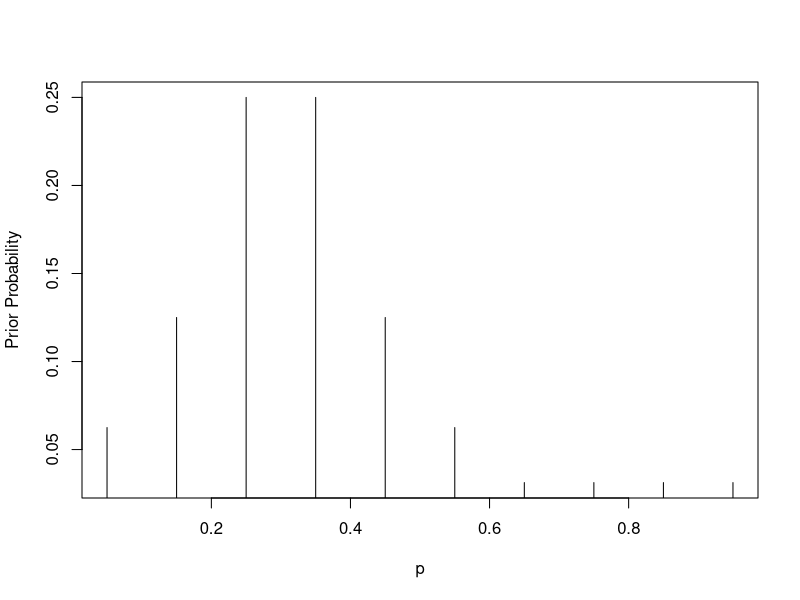
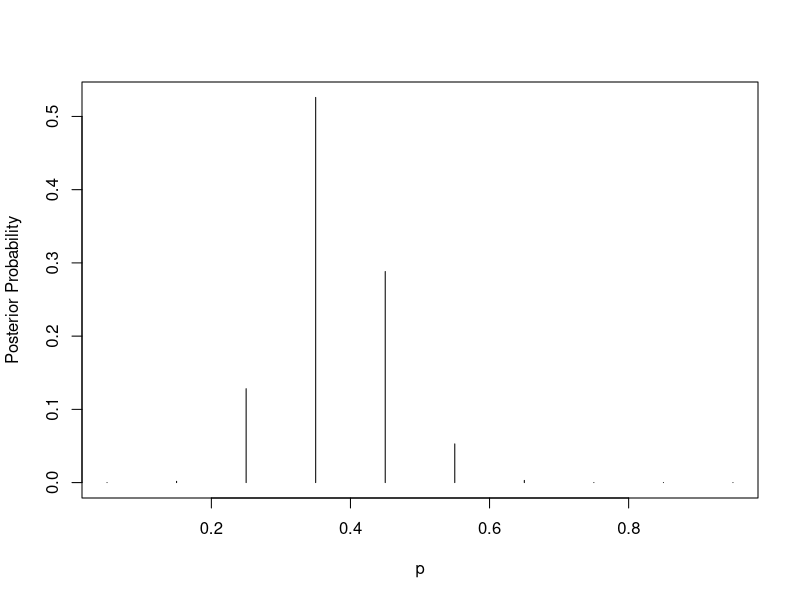
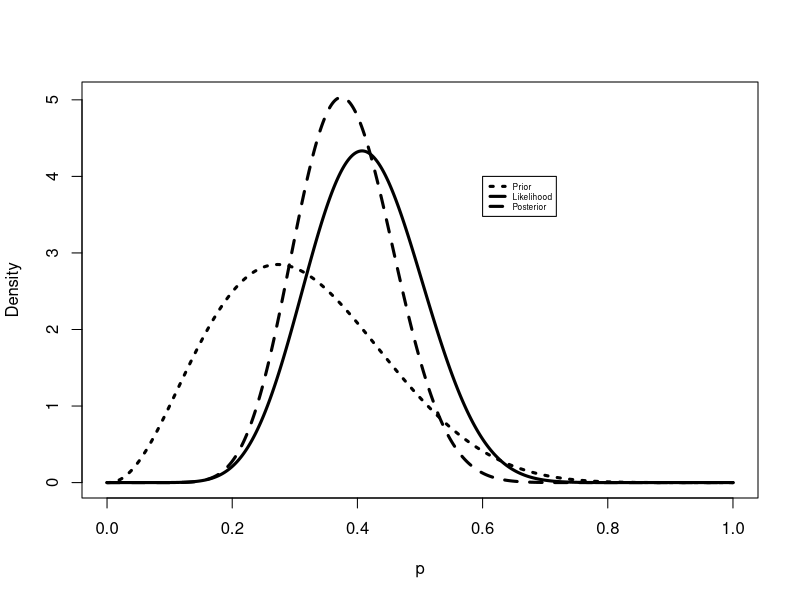
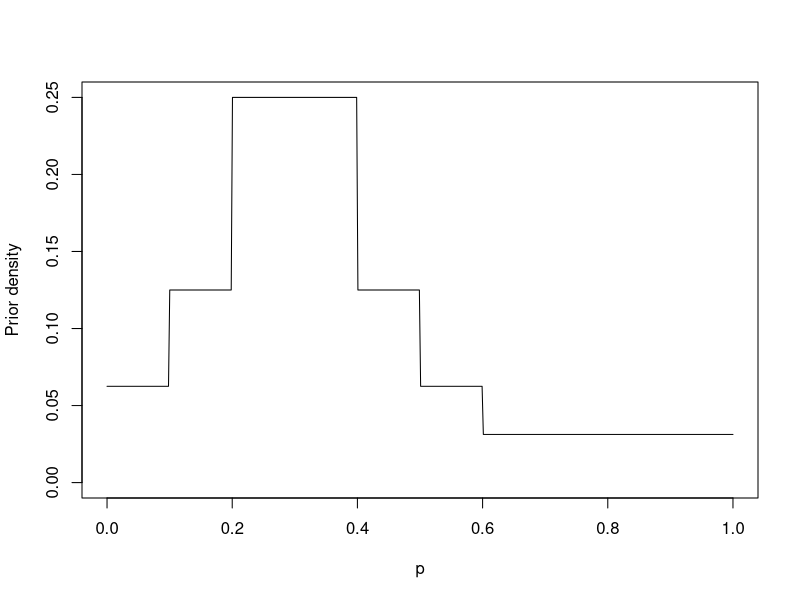
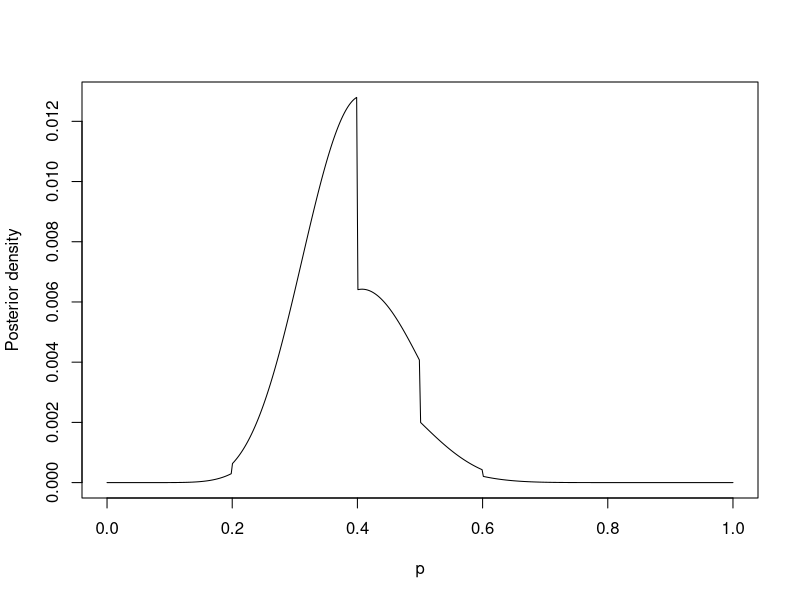
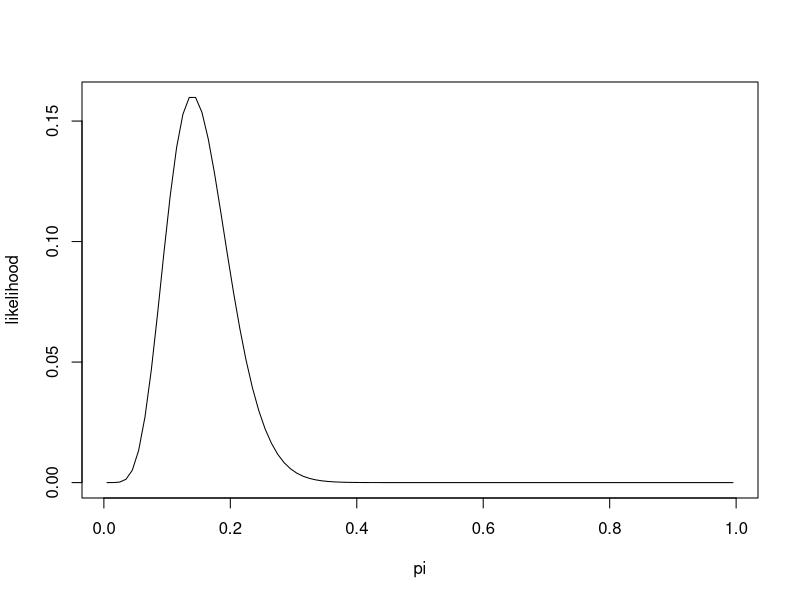
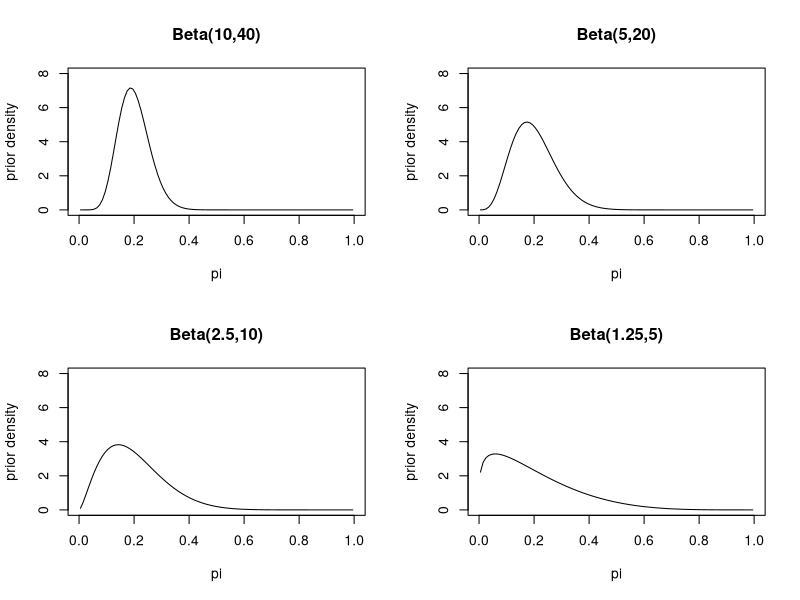
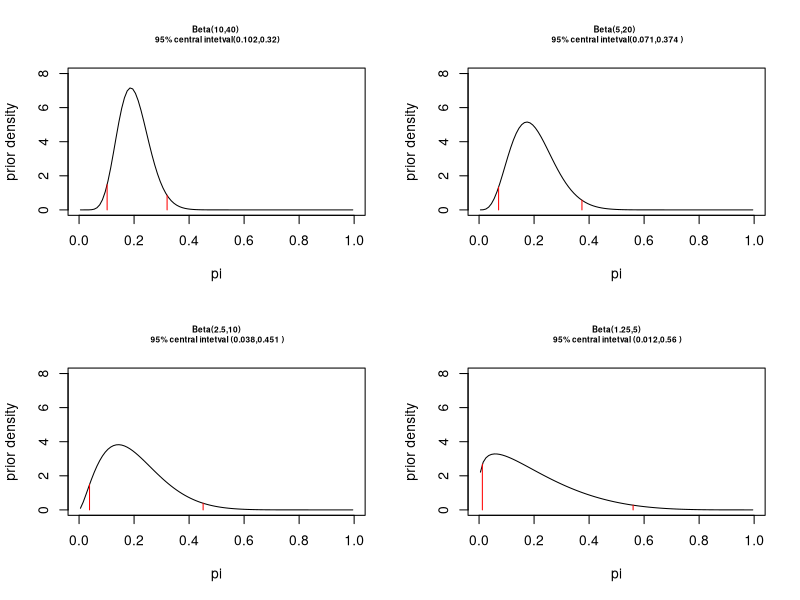

Reproduce these figures in R, in order.
 #example 2

 p <- seq(0.05, 0.95, by = 0.1)
 prior <- c(2, 4, 8, 8, 4, 2, 1, 1, 1, 1)
 prior <- prior/sum(prior)
 plot(p, prior, type = "h", ylab="Prior Probability")
 
 ######
library(LearnBayes)
data <- c(11, 16)
post <- pdisc(p, prior, data)
cbind(p, prior, post)
plot(p, post, type = "h", ylab="Posterior Probability")
 


 ######
 p <- seq(0, 1, length = 500)
 a <- 3.4
 b <- 7.4
 s <- 11
 f <- 16
 prior<-dbeta(p,a,b)
 like<-dbeta(p,s+1,f+1)
 post<-dbeta(p,a+s,b+f)
 plot(p,post,type="l",ylab="Density",lty=2,lwd=3)
 lines(p,like,lty=1,lwd=3)
 lines(p,prior,lty=3,lwd=3)
 legend(.6,4,c("Prior","Likelihood","Posterior"),
        lty=c(3,1,2),lwd=c(3,3,3),cex=0.5) 
 
 (a+s)/(a+s+b+f)
 
 ######
 midpt <- seq(0.05, 0.95, by = 0.1)          
 prior <- c(2, 4, 8, 8, 4, 2, 1, 1, 1, 1)    
 prior <- prior/sum(prior)                   
 p <- seq(0, 1, length = 500)                
 plot(p,histprior(p,midpt,prior),type="l",  
      ylab="Prior density",ylim=c(0,.25))        
 
 like <- dbeta(p, s + 1, f + 1)
 post <- like * histprior(p, midpt, prior)
 post<-post/sum(post)

 plot(p, post, type = "l",ylab="Posterior density")
 
##post mean
sum(p*post)
 
 x <- seq(0.005,0.995,length=100)
 y <- dbinom(7, size=50, prob=x)
 plot(x,y,type='l',xlab='pi',ylab='likelihood')
 
 
 
 #fig 3.8 beta densities with different parameter values
 op <- par(mfrow=c(2,2))
 x <- seq(0.005,0.995,length=100)
 y1 <-dbeta(x,10,40)
 plot(x,y1,type='l',xlab='pi',ylab='prior density',xlim=c(0,1),ylim=c(0,8),main='Beta(10,40)')
 
 y2 <-dbeta(x,5,20)
 plot(x,y2,type='l',xlab='pi',ylab='prior density',xlim=c(0,1),ylim=c(0,8),main='Beta(5,20)')
 
 y3 <-dbeta(x,2.5,10)
 plot(x,y3,type='l',xlab='pi',ylab='prior density',xlim=c(0,1),ylim=c(0,8),main='Beta(2.5,10)')
 
 y4 <-dbeta(x,1.25,5)
 plot(x,y4,type='l',xlab='pi',ylab='prior density',xlim=c(0,1),ylim=c(0,8),main='Beta(1.25,5)')
 
 par(op)


 #fig3.9 
 
 op <- par(mfrow=c(2,2),cex.main=0.6)
 x <- seq(0.005,0.995,length=100)
 y1 <-dbeta(x,10,40)
 plot(x,y1,type='l',xlab='pi',ylab='prior density',xlim=c(0,1),ylim=c(0,8),main='Beta(10,40) \n 95% central intetval(0.102,0.32)')
 c1<-c(0.102,0.32)
 d1<-dbeta(c1,10,40)
 lines( c1, d1,type='h' ,col='red')
 
 y2 <-dbeta(x,5,20)
 plot(x,y2,type='l',xlab='pi',ylab='prior density',xlim=c(0,1),ylim=c(0,8),main='Beta(5,20)  \n 95% central intetval(0.071,0.374 )')
 c2 <- c(0.071,0.374 )
 d2<-dbeta(c2,5,20)
 lines( c2, d2,type='h' ,col='red')
 
 
 y3 <-dbeta(x,2.5,10)
 plot(x,y3,type='l',xlab='pi',ylab='prior density',xlim=c(0,1),ylim=c(0,8),main='Beta(2.5,10)\n 95% central intetval (0.038,0.451 )')
 c3 <- c(0.038,0.451 )
 d3<-dbeta(c3,2.5,10)
 lines( c3, d3,type='h' ,col='red')
 
 y4 <-dbeta(x,1.25,5)
 plot(x,y4,type='l',xlab='pi',ylab='prior density',xlim=c(0,1),ylim=c(0,8),main='Beta(1.25,5)\n 95% central intetval (0.012,0.56 )')
 c4 <- c(0.012,0.56 )
 d4<-dbeta(c4,1.25,5)
 lines( c4, d4,type='h' ,col='red')
 par(op)
 
 
 
 
 
